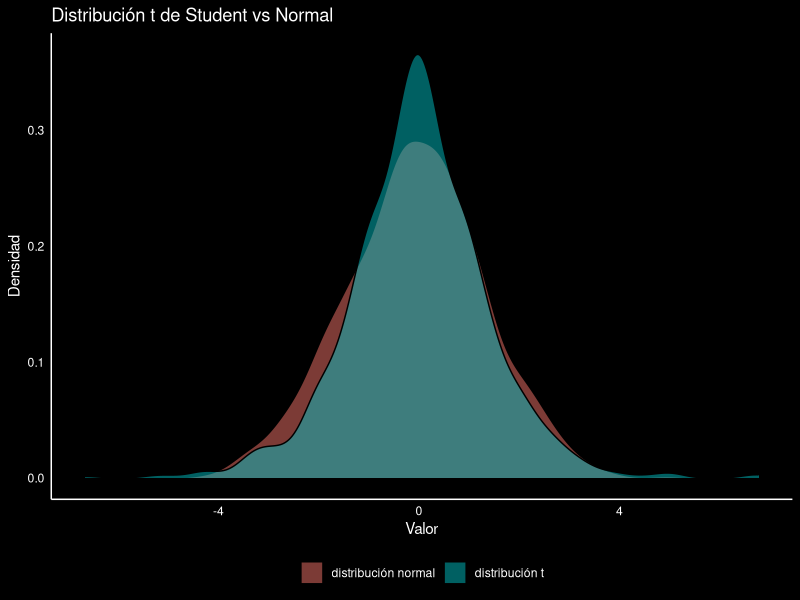

R code for this plot:
# ==========================================================
# Maestría en Ciencia y Análisis de Datos
# Universidad Mayor de San Andrés
# ----------------------------------------------------------
#   Modelos lineales y modelos lineales generalizados
# ----------------------------------------------------------
#        Rolando Gonzales Martinez, Julio 2024
# ==========================================================


# Carga la libreria:
library(ggplot2)

# Defino una semilla:
set.seed(333)

# Generar datos aleatorios de una distribucion t de Student
n <- 1000  # muestra
df <- 4   # grados de libertad (k)
t_data <- rt(n, df)

# Media y desviacion estandar de la distribucion t: 
mean_t <- mean(t_data)
sd_t <- sd(t_data)

# Generando datos aleatorios de una distribucion normal:
normal_data <- rnorm(n, mean = mean_t, sd = sd_t)

# Dataframe para graficar
data <- data.frame(
  value = c(t_data, normal_data),
  distribution = rep(c("distribución t", "distribución normal"), each = n)
)

# Grafico de las distribuciones:
ggplot(data, aes(x = value, fill = distribution)) +
  geom_density(alpha = 0.5) +
  labs(title = "Distribución t de Student vs Normal",
       x = "Valor",
       y = "Densidad") +
  theme_minimal(base_family = "sans") +
  theme(
    plot.background = element_rect(fill = "black"),
    panel.background = element_rect(fill = "black"),
    legend.position = "bottom",
    legend.background = element_rect(fill = "black"),
    legend.key = element_rect(fill = "black"),
    legend.text = element_text(color = "white"),
    legend.title = element_blank(),
    plot.title = element_text(color = "white"),
    axis.title = element_text(color = "white"),
    axis.text = element_text(color = "white"),
    panel.grid.major = element_blank(),
    panel.grid.minor = element_blank(),
    axis.line = element_line(color = "white")
  )
# Muestra los estadisticos: 
cat("Media de la distribucion t:", mean_t, "\n")
cat("Desviacion estandar de la distribucion t:", sd_t, "\n")
